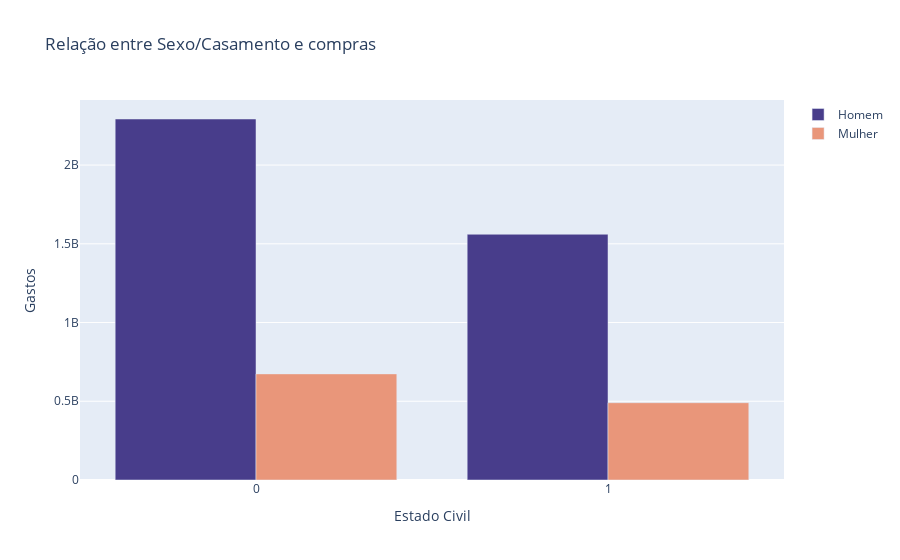

The notebook cell saved with this chart:
### Code cell
trace_Homem = go.Bar(x = [0,1],
                      y = SomaHomens,opacity = True,
                    
                  name='Homem',
                  marker=dict(color='#483D8B'))

trace_Mulher = go.Bar(x = [0,1],
                      y = SomaMulheres,
                    
                name='Mulher',opacity = True,
                marker=dict(color='#E9967A'))

data = [trace_Homem, trace_Mulher]

layout = go.Layout(title="Relação entre Sexo/Casamento e compras",
                   xaxis=dict(title='Estado Civil'),
                   yaxis=dict(title='Gastos'))


fig = go.Figure(data=data, layout=layout)

py.iplot(fig,)

### Figure 1 — Plotly figure (JSON) as saved in the notebook; plotly's stock layout.template omitted (floating-point values rounded to 4 significant figures)
{"data": [{"marker": {"color": "#483D8B"}, "name": "Homem", "opacity": true, "type": "bar", "x": [0, 1], "y": [2292473783, 1560570574]}, {"marker": {"color": "#E9967A"}, "name": "Mulher", "opacity": true, "type": "bar", "x": [0, 1], "y": [673815717, 490808304]}], "layout": {"title": {"text": "Relação entre Sexo/Casamento e compras"}, "xaxis": {"title": {"text": "Estado Civil"}}, "yaxis": {"title": {"text": "Gastos"}}}}
